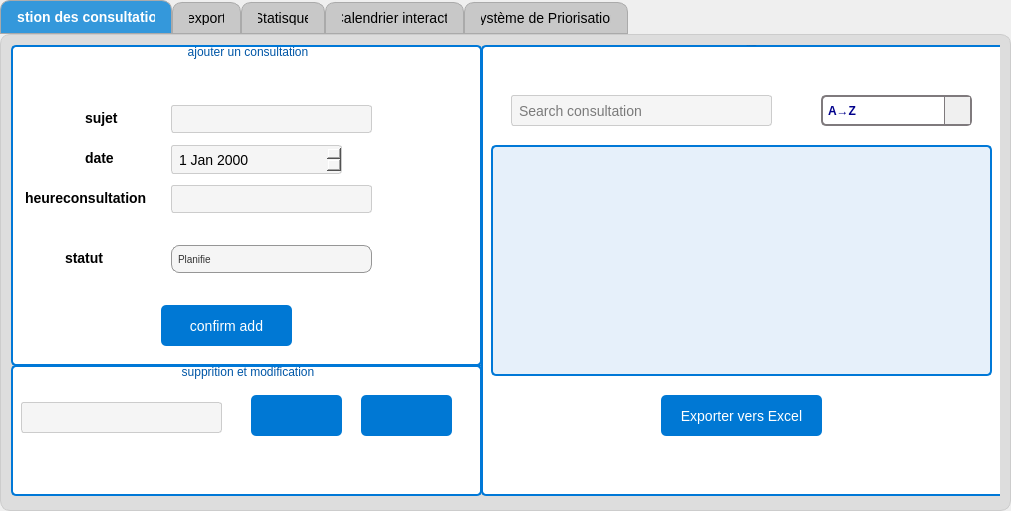
    <widget class="QTabWidget" name="tabWidget_2">
     <property name="geometry">
      <rect>
       <x>0</x>
       <y>-40</y>
       <width>1011</width>
       <height>511</height>
      </rect>
     </property>
     <property name="styleSheet">
      <string notr="true">QTabWidget::pane {
    border: 1px solid #ccc;
    background-color: rgb(221, 221, 221);
    border-radius: 10px;
    padding: 10px;
}

QTabBar::tab {
    background: rgb(200, 200, 200);
    border: 1px solid #aaa;
    border-top-left-radius: 10px;
    border-top-right-radius: 10px;
    padding: 8px 16px;
    font-size: 14px;
}

QTabBar::tab:selected {
    background: #3498db;
    color: white;
    font-weight: bold;
}

QTabBar::tab:hover {
    background: #2980b9;
    color: white;
}

QTabBar::tab:!selected {
    margin-top: 2px;
}
</string>
     </property>
     <property name="tabPosition">
      <enum>QTabWidget::TabPosition::North</enum>
     </property>
     <property name="currentIndex">
      <number>0</number>
     </property>
     <widget class="QWidget" name="tab_4">
      <attribute name="title">
       <string>Gestion des consultations</string>
      </attribute>
      <widget class="QGroupBox" name="groupBox">
       <property name="geometry">
        <rect>
         <x>0</x>
         <y>-10</y>
         <width>471</width>
         <height>331</height>
        </rect>
       </property>
       <property name="styleSheet">
        <string notr="true">QGroupBox {
    border: 2px solid #0078D7;  /* Bordure bleue */
    border-radius: 5px;         /* Coins arrondis */
    margin-top: 10px;           /* Espace au-dessus du titre */
    background-color: #ffffff;  /* Fond bleu clair */
    padding: 5px;               /* Espace interne */
}

QGroupBox::title {
    subcontrol-origin: margin;
    subcontrol-position: top center; /* Centrage du titre */
    padding: 10px 10px;
    color: #0056A6;  /* Couleur du texte */
    font-weight: bold;
    font-size: 12pt;
    background: transparent;
}
QGroupBox QLineEdit,
QGroupBox QDateEdit, 
QGroupBox QTimeEdit {
    background-color: #f5f5f5;
	color: black;
    border: 1px solid #ccc;
    padding: 5px;
    border-radius: 3px;
    font-size: 14px;
}
/* Focus sur QLineEdit, QDateEdit, QTimeEdit */
QGroupBox QLineEdit:focus, 
QGroupBox QDateEdit:focus, 
QGroupBox QTimeEdit:focus {
    border-color: #0078d4;
    background-color: #e6f0ff;
}

/* Placeholders dans les champs de texte */
QGroupBox QLineEdit::placeholder, 
QGroupBox QDateEdit::placeholder, 
QGroupBox QTimeEdit::placeholder {
    color: black; /* Définit la couleur des placeholders à noir */
    font-style: italic;
}

/* Boutons radio dans le QGroupBox */
QGroupBox QRadioButton {
    color: black;
    font-size: 14px;
}

QGroupBox QRadioButton::indicator {
    width: 15px;
    height: 15px;
    border: 2px solid #0078d4;
    background-color: #e6e6e6;  /* Arrière-plan gris clair */
    border-radius: 50%;
}

QGroupBox QRadioButton::indicator:checked {
    background-color: #0078d4;
    border: 2px solid #0078d4;
}

QGroupBox QRadioButton::indicator:unchecked {
    background-color: #e6e6e6;
    border: 2px solid #ccc;
}

/* Boutons dans le QGroupBox */
QGroupBox QPushButton {
    background-color: #0078d4;
    color: white;
    padding: 10px;
    border-radius: 5px;
    border: none;
    font-size: 14px;
    cursor: pointer;
}

QGroupBox QPushButton:hover {
    background-color: #005a9e;
}

QGroupBox QPushButton:pressed {
    background-color: #003d6a;
}

/* Progress Bar dans le QGroupBox */
QGroupBox QProgressBar {
    border: 1px solid #ccc;
    border-radius: 5px;
    text-align: center;
    background-color: #f5f5f5;
    color: black;
}

QGroupBox QProgressBar::chunk {
    background-color: #0078d4;
    border-radius: 5px;
}
QGroupBox QLabel {
    color: black;
    font-size: 14px;
    font-weight: bold;
    margin-bottom: 5px;
}

</string>
       </property>
       <property name="title">
        <string>ajouter un consultation</string>
       </property>
       <property name="flat">
        <bool>false</bool>
       </property>
       <property name="checkable">
        <bool>false</bool>
       </property>
       <widget class="QLabel" name="label_8">
        <property name="geometry">
         <rect>
          <x>70</x>
          <y>70</y>
          <width>41</width>
          <height>31</height>
         </rect>
        </property>
        <property name="cursor">
         <cursorShape>ArrowCursor</cursorShape>
        </property>
        <property name="styleSheet">
         <string notr="true">background-color: #ffffff;</string>
        </property>
        <property name="text">
         <string>sujet</string>
        </property>
       </widget>
       <widget class="QLabel" name="label_9">
        <property name="geometry">
         <rect>
          <x>10</x>
          <y>150</y>
          <width>151</width>
          <height>31</height>
         </rect>
        </property>
        <property name="cursor">
         <cursorShape>ArrowCursor</cursorShape>
        </property>
        <property name="styleSheet">
         <string notr="true">background-color: #ffffff;</string>
        </property>
        <property name="text">
         <string>heureconsultation</string>
        </property>
       </widget>
       <widget class="QLabel" name="label_11">
        <property name="geometry">
         <rect>
          <x>50</x>
          <y>210</y>
          <width>61</width>
          <height>31</height>
         </rect>
        </property>
        <property name="cursor">
         <cursorShape>ArrowCursor</cursorShape>
        </property>
        <property name="styleSheet">
         <string notr="true">background-color: #ffffff;</string>
        </property>
        <property name="text">
         <string>statut</string>
        </property>
       </widget>
       <widget class="QPushButton" name="pushButton_ajouter_Consultation">
        <property name="geometry">
         <rect>
          <x>150</x>
          <y>270</y>
          <width>131</width>
          <height>41</height>
         </rect>
        </property>
        <property name="text">
         <string>confirm add</string>
        </property>
        <property name="icon">
         <iconset resource="images.qrc">
          <normaloff>:/new/prefix1/resours.qrc/icon/6.png</normaloff>:/new/prefix1/resours.qrc/icon/6.png</iconset>
        </property>
       </widget>
       <widget class="QLineEdit" name="lineEdit_SUJET">
        <property name="geometry">
         <rect>
          <x>160</x>
          <y>70</y>
          <width>201</width>
          <height>28</height>
         </rect>
        </property>
        <property name="styleSheet">
         <string notr="true"> QLineEdit,
{
    background-color: #f5f5f5;
	color: black;
    border: 1px solid #ccc;
    padding: 5px;
    border-radius: 3px;
    font-size: 14px;
}</string>
        </property>
       </widget>
       <widget class="QLineEdit" name="lineEdit_HEURECONSULTATION">
        <property name="geometry">
         <rect>
          <x>160</x>
          <y>150</y>
          <width>201</width>
          <height>28</height>
         </rect>
        </property>
       </widget>
       <widget class="QGroupBox" name="groupBox_4">
        <property name="geometry">
         <rect>
          <x>330</x>
          <y>320</y>
          <width>491</width>
          <height>331</height>
         </rect>
        </property>
        <property name="styleSheet">
         <string notr="true">QGroupBox {
    border: 2px solid #0078D7;  /* Bordure bleue */
    border-radius: 5px;         /* Coins arrondis */
    margin-top: 10px;           /* Espace au-dessus du titre */
    background-color: #E6F0FA;  /* Fond bleu clair */
    padding: 5px;               /* Espace interne */
}

QGroupBox::title {
    subcontrol-origin: margin;
    subcontrol-position: top center; /* Centrage du titre */
    padding: 10px 10px;
    color: #0056A6;  /* Couleur du texte */
    font-weight: bold;
    font-size: 12pt;
    background: transparent;
}
</string>
        </property>
        <property name="title">
         <string>ajouter un consultation</string>
        </property>
        <property name="flat">
         <bool>false</bool>
        </property>
        <property name="checkable">
         <bool>false</bool>
        </property>
        <widget class="QLabel" name="label_10">
         <property name="geometry">
          <rect>
           <x>70</x>
           <y>70</y>
           <width>41</width>
           <height>31</height>
          </rect>
         </property>
         <property name="cursor">
          <cursorShape>ArrowCursor</cursorShape>
         </property>
         <property name="styleSheet">
          <string notr="true">background-color: #E6F0FA;</string>
         </property>
         <property name="text">
          <string>sujet</string>
         </property>
        </widget>
        <widget class="QLabel" name="label_12">
         <property name="geometry">
          <rect>
           <x>10</x>
           <y>150</y>
           <width>151</width>
           <height>31</height>
          </rect>
         </property>
         <property name="cursor">
          <cursorShape>ArrowCursor</cursorShape>
         </property>
         <property name="styleSheet">
          <string notr="true">background-color: #E6F0FA;</string>
         </property>
         <property name="text">
          <string>heureconsultation</string>
         </property>
        </widget>
        <widget class="QLabel" name="label_13">
         <property name="geometry">
          <rect>
           <x>50</x>
           <y>210</y>
           <width>61</width>
           <height>31</height>
          </rect>
         </property>
         <property name="cursor">
          <cursorShape>ArrowCursor</cursorShape>
         </property>
         <property name="styleSheet">
          <string notr="true">background-color: #E6F0FA;</string>
         </property>
         <property name="text">
          <string>statut</string>
         </property>
        </widget>
        <widget class="QLabel" name="label_17">
         <property name="geometry">
          <rect>
           <x>10</x>
           <y>270</y>
           <width>161</width>
           <height>31</height>
          </rect>
         </property>
         <property name="font">
          <font>
           <family>Segoe UI</family>
           <pointsize>-1</pointsize>
           <bold>true</bold>
          </font>
         </property>
         <property name="cursor">
          <cursorShape>ArrowCursor</cursorShape>
         </property>
         <property name="styleSheet">
          <string notr="true">background-color: #E6F0FA;</string>
         </property>
         <property name="text">
          <string>documentes jointes</string>
         </property>
        </widget>
        <widget class="QPushButton" name="pushButton_ajouter_2">
         <property name="geometry">
          <rect>
           <x>350</x>
           <y>250</y>
           <width>131</width>
           <height>41</height>
          </rect>
         </property>
         <property name="text">
          <string>confirm add</string>
         </property>
         <property name="icon">
          <iconset resource="images.qrc">
           <normaloff>:/new/prefix1/resours.qrc/icon/6.png</normaloff>:/new/prefix1/resours.qrc/icon/6.png</iconset>
         </property>
        </widget>
        <widget class="QPushButton" name="pushButton_14">
         <property name="geometry">
          <rect>
           <x>200</x>
           <y>270</y>
           <width>121</width>
           <height>31</height>
          </rect>
         </property>
         <property name="text">
          <string/>
         </property>
        </widget>
        <widget class="QLineEdit" name="lineEdit_SUJET_2">
         <property name="geometry">
          <rect>
           <x>160</x>
           <y>70</y>
           <width>201</width>
           <height>28</height>
          </rect>
         </property>
        </widget>
        <widget class="QLineEdit" name="lineEdit_STATUS_2">
         <property name="geometry">
          <rect>
           <x>160</x>
           <y>210</y>
           <width>201</width>
           <height>28</height>
          </rect>
         </property>
        </widget>
        <widget class="QLineEdit" name="lineEdit_HEURECONSULTATION_2">
         <property name="geometry">
          <rect>
           <x>160</x>
           <y>150</y>
           <width>201</width>
           <height>28</height>
          </rect>
         </property>
        </widget>
       </widget>
       <widget class="QComboBox" name="comboBox_STATUS">
        <property name="geometry">
         <rect>
          <x>160</x>
          <y>210</y>
          <width>201</width>
          <height>28</height>
         </rect>
        </property>
        <property name="styleSheet">
         <string notr="true">QComboBox {
    
	background-color: rgb(245, 245, 245);
    border: 1px solid rgb(150, 150, 150);
    border-radius: 8px;
    padding: 6px;
    font-size: 10px;
    color: #333;
    font-family: 'Segoe UI', sans-serif;
    transition: all 0.3s ease-in-out;
}

QComboBox::down-arrow {
    image: url(:/icons/black_arrow.svg);  /* Assurez-vous que l'icône est noire */
    width: 16px;
    height: 16px;
}

QComboBox:hover {
    border: 1px solid rgb(0, 122, 255);
    background-color: rgb(240, 240, 240);
    box-shadow: 0 2px 6px rgba(0, 122, 255, 0.3);
}

QComboBox:focus {
    border: 2px solid rgb(0, 122, 255);
    background-color: rgb(255, 255, 255);
    box-shadow: 0 0 8px rgba(0, 122, 255, 0.5);
}

QComboBox QAbstractItemView {
    background-color: rgb(245, 245, 245);
    border: 1px solid rgb(200, 200, 200);
    color: #333;
    selection-background-color: rgb(0, 122, 255);
    selection-color: white;
    border-radius: 8px;
    padding: 5px;
    margin-top: 2px;
    max-height: 300px;
}

QComboBox::drop-down {
    border: none;
    background-color: transparent;
}

QComboBox QAbstractItemView::item {
    padding: 8px;
    color: #555;
    font-size: 14px;
    transition: background-color 0.2s ease;
}

QComboBox QAbstractItemView::item:selected {
    background-color: rgb(0, 122, 255);
    color: white;
    font-weight: bold;
}

QComboBox QAbstractItemView::item:hover {
    background-color: rgb(0, 122, 255);  /* Survol des éléments */
    color: white;
}

/* Ajout de la couleur pour l'élément sélectionné */
QComboBox::item:selected {
    background-color: rgb(0, 122, 255);  /* Assurez-vous que la couleur de fond de l'élément sélectionné est bien bleue */
    color: white;  /* Le texte doit être blanc */
}

</string>
        </property>
        <item>
         <property name="text">
          <string>Planifie</string>
         </property>
        </item>
        <item>
         <property name="text">
          <string>En cours</string>
         </property>
        </item>
        <item>
         <property name="text">
          <string>Termine</string>
         </property>
        </item>
        <item>
         <property name="text">
          <string>Annule</string>
         </property>
        </item>
       </widget>
       <widget class="QDateEdit" name="dateEdit">
        <property name="geometry">
         <rect>
          <x>160</x>
          <y>110</y>
          <width>171</width>
          <height>29</height>
         </rect>
        </property>
       </widget>
       <widget class="QLabel" name="label_16">
        <property name="geometry">
         <rect>
          <x>70</x>
          <y>110</y>
          <width>41</width>
          <height>31</height>
         </rect>
        </property>
        <property name="cursor">
         <cursorShape>ArrowCursor</cursorShape>
        </property>
        <property name="styleSheet">
         <string notr="true">background-color: #ffffff;</string>
        </property>
        <property name="text">
         <string>date</string>
        </property>
       </widget>
      </widget>
      <widget class="QGroupBox" name="groupBox_2">
       <property name="geometry">
        <rect>
         <x>470</x>
         <y>-10</y>
         <width>541</width>
         <height>461</height>
        </rect>
       </property>
       <property name="font">
        <font>
         <family>Segoe UI</family>
         <pointsize>-1</pointsize>
        </font>
       </property>
       <property name="styleSheet">
        <string notr="true">QGroupBox {
    border: 2px solid #0078D7;  /* Bordure bleue */
    border-radius: 5px;         /* Coins arrondis */
    margin-top: 10px;           /* Espace au-dessus du titre */
    background-color: #ffffff;  /* Fond bleu clair */
    padding: 5px;               /* Espace interne */
}

QGroupBox::title {
    subcontrol-origin: margin;
    subcontrol-position: top center; /* Centrage du titre */
    padding: 10px 10px;
    color: #0056A6;  /* Couleur du texte */
    font-weight: bold;
    font-size: 12pt;
    background: transparent;
}
QGroupBox QLineEdit,
QGroupBox QDateEdit, 
QGroupBox QTimeEdit {
    background-color: #f5f5f5;
	color: black;
    border: 1px solid #ccc;
    padding: 5px;
    border-radius: 3px;
    font-size: 14px;
}
/* Focus sur QLineEdit, QDateEdit, QTimeEdit */
QGroupBox QLineEdit:focus, 
QGroupBox QDateEdit:focus, 
QGroupBox QTimeEdit:focus {
    border-color: #0078d4;
    background-color: #e6f0ff;
}

/* Placeholders dans les champs de texte */
QGroupBox QLineEdit::placeholder, 
QGroupBox QDateEdit::placeholder, 
QGroupBox QTimeEdit::placeholder {
    color: black; /* Définit la couleur des placeholders à noir */
    font-style: italic;
}

/* Boutons radio dans le QGroupBox */
QGroupBox QRadioButton {
    color: black;
    font-size: 14px;
}

QGroupBox QRadioButton::indicator {
    width: 15px;
    height: 15px;
    border: 2px solid #0078d4;
    background-color: #e6e6e6;  /* Arrière-plan gris clair */
    border-radius: 50%;
}

QGroupBox QRadioButton::indicator:checked {
    background-color: #0078d4;
    border: 2px solid #0078d4;
}

QGroupBox QRadioButton::indicator:unchecked {
    background-color: #e6e6e6;
    border: 2px solid #ccc;
}

/* Boutons dans le QGroupBox */
QGroupBox QPushButton {
    background-color: #0078d4;
    color: white;
    padding: 10px;
    border-radius: 5px;
    border: none;
    font-size: 14px;
    cursor: pointer;
}

QGroupBox QPushButton:hover {
    background-color: #005a9e;
}

QGroupBox QPushButton:pressed {
    background-color: #003d6a;
}

/* Progress Bar dans le QGroupBox */
QGroupBox QProgressBar {
    border: 1px solid #ccc;
    border-radius: 5px;
    text-align: center;
    background-color: #f5f5f5;
    color: black;
}

QGroupBox QProgressBar::chunk {
    background-color: #0078d4;
    border-radius: 5px;
}
QGroupBox QLabel {
    color: black;
    font-size: 14px;
    font-weight: bold;
    margin-bottom: 5px;
}

</string>
       </property>
       <property name="title">
        <string>Liste des consultations</string>
       </property>
       <property name="flat">
        <bool>false</bool>
       </property>
       <property name="checkable">
        <bool>false</bool>
       </property>
       <widget class="QPushButton" name="pushButton_exporter_exel">
        <property name="geometry">
         <rect>
          <x>180</x>
          <y>360</y>
          <width>161</width>
          <height>41</height>
         </rect>
        </property>
        <property name="text">
         <string>Exporter vers Excel</string>
        </property>
       </widget>
       <widget class="QLineEdit" name="lineEdit_rechercge">
        <property name="geometry">
         <rect>
          <x>30</x>
          <y>60</y>
          <width>261</width>
          <height>31</height>
         </rect>
        </property>
        <property name="styleSheet">
         <string notr="true">QGroupBox {
    border: 2px solid #0078D7;  /* Bordure bleue */
    border-radius: 5px;         /* Coins arrondis */
    margin-top: 10px;           /* Espace au-dessus du titre */
    background-color: #E6F0FA;  /* Fond bleu clair */
    padding: 5px;               /* Espace interne */
}

QGroupBox::title {
    subcontrol-origin: margin;
    subcontrol-position: top center; /* Centrage du titre */
    padding: 10px 10px;
    color: #0056A6;  /* Couleur du texte */
    font-weight: bold;
    font-size: 12pt;
    background: transparent;
}
</string>
        </property>
        <property name="placeholderText">
         <string>Search consultation</string>
        </property>
       </widget>
       <widget class="QComboBox" name="comboBox_tri">
        <property name="geometry">
         <rect>
          <x>340</x>
          <y>60</y>
          <width>151</width>
          <height>31</height>
         </rect>
        </property>
        <property name="mouseTracking">
         <bool>false</bool>
        </property>
        <property name="tabletTracking">
         <bool>false</bool>
        </property>
        <property name="acceptDrops">
         <bool>false</bool>
        </property>
        <property name="autoFillBackground">
         <bool>false</bool>
        </property>
        <property name="styleSheet">
         <string notr="true">QComboBox {
    color: darkblue;
    border: 2px solid #7f7a7d;
    border-radius: 5px;
    padding: 5px;
    background-color: white;
    font-weight: bold;
}

QComboBox::drop-down {
    subcontrol-origin: padding;
    subcontrol-position: top right;
    width: 25px;
    border-left: 1px solid #7f7a7d;
    background-color: #f0f0f0;
}

QComboBox::down-arrow {
    image: url(:/icons/arrow-down.png); /* يمكنك وضع أيقونة السهم الخاصة بك هنا */
    width: 12px;
    height: 12px;
}

QComboBox QAbstractItemView {
    background-color: white;
    selection-background-color: darkblue;
    selection-color: white;
    border: 1px solid #7f7a7d;
    outline: 0;
}

</string>
        </property>
        <property name="editable">
         <bool>false</bool>
        </property>
        <property name="sizeAdjustPolicy">
         <enum>QComboBox::SizeAdjustPolicy::AdjustToMinimumContentsLengthWithIcon</enum>
        </property>
        <property name="duplicatesEnabled">
         <bool>false</bool>
        </property>
        <property name="frame">
         <bool>true</bool>
        </property>
        <item>
         <property name="text">
          <string>A→Z </string>
         </property>
        </item>
        <item>
         <property name="text">
          <string>Z→A</string>
         </property>
        </item>
        <item>
         <property name="text">
          <string>Les plus récents d'abord</string>
         </property>
        </item>
        <item>
         <property name="text">
          <string>Les plus anciens d'abord</string>
         </property>
        </item>
       </widget>
       <widget class="QTableView" name="tableView">
        <property name="geometry">
         <rect>
          <x>10</x>
          <y>110</y>
          <width>501</width>
          <height>231</height>
         </rect>
        </property>
        <property name="styleSheet">
         <string notr="true">QTableView {
    background-color: #E6F0FA; /* Fond bleu clair */
    border: 2px solid #0078D7; /* Bordure bleue */
    border-radius: 5px; /* Coins arrondis */
    padding: 5px;
    gridline-color: #0078D7; /* Couleur des lignes de la grille */
    selection-background-color: #0078D7; /* Fond bleu sélection */
    selection-color: white; /* Texte blanc en sélection */
    outline: none;
}

QHeaderView::section {
    background-color: #0078D7; /* Fond bleu pour les en-têtes */
    color: white; /* Texte blanc */
    padding: 5px;
    border: 1px solid #0056A6;
    font-weight: bold;
}

QTableView::item {
    background-color: white; /* Fond des éléments */
    color: #0056A6; /* Texte bleu */
    padding: 5px;
    border-radius: 3px;
}

QTableView::item:selected {
    background-color: #0078D7; /* Fond bleu sélection */
    color: white; /* Texte blanc */
    font-weight: bold;
}

QTableView::item:hover {
    background-color: #ADD8E6; /* Bleu clair au survol */
    color: black;
}
</string>
        </property>
        <property name="sortingEnabled">
         <bool>true</bool>
        </property>
       </widget>
      </widget>
      <widget class="QGroupBox" name="groupBox_5">
       <property name="geometry">
        <rect>
         <x>0</x>
         <y>310</y>
         <width>471</width>
         <height>141</height>
        </rect>
       </property>
       <property name="styleSheet">
        <string notr="true">QGroupBox {
    border: 2px solid #0078D7;  /* Bordure bleue */
    border-radius: 5px;         /* Coins arrondis */
    margin-top: 10px;           /* Espace au-dessus du titre */
    background-color: #ffffff;  /* Fond bleu clair */
    padding: 5px;               /* Espace interne */
}

QGroupBox::title {
    subcontrol-origin: margin;
    subcontrol-position: top center; /* Centrage du titre */
    padding: 10px 10px;
    color: #0056A6;  /* Couleur du texte */
    font-weight: bold;
    font-size: 12pt;
    background: transparent;
}
QGroupBox QLineEdit,
QGroupBox QDateEdit, 
QGroupBox QTimeEdit {
    background-color: #f5f5f5;
	color: black;
    border: 1px solid #ccc;
    padding: 5px;
    border-radius: 3px;
    font-size: 14px;
}
/* Focus sur QLineEdit, QDateEdit, QTimeEdit */
QGroupBox QLineEdit:focus, 
QGroupBox QDateEdit:focus, 
QGroupBox QTimeEdit:focus {
    border-color: #0078d4;
    background-color: #e6f0ff;
}

/* Placeholders dans les champs de texte */
QGroupBox QLineEdit::placeholder, 
QGroupBox QDateEdit::placeholder, 
QGroupBox QTimeEdit::placeholder {
    color: black; /* Définit la couleur des placeholders à noir */
    font-style: italic;
}

/* Boutons radio dans le QGroupBox */
QGroupBox QRadioButton {
    color: black;
    font-size: 14px;
}

QGroupBox QRadioButton::indicator {
    width: 15px;
    height: 15px;
    border: 2px solid #0078d4;
    background-color: #e6e6e6;  /* Arrière-plan gris clair */
    border-radius: 50%;
}

QGroupBox QRadioButton::indicator:checked {
    background-color: #0078d4;
    border: 2px solid #0078d4;
}

QGroupBox QRadioButton::indicator:unchecked {
    background-color: #e6e6e6;
    border: 2px solid #ccc;
}

/* Boutons dans le QGroupBox */
QGroupBox QPushButton {
    background-color: #0078d4;
    color: white;
    padding: 10px;
    border-radius: 5px;
    border: none;
    font-size: 14px;
    cursor: pointer;
}

QGroupBox QPushButton:hover {
    background-color: #005a9e;
}

QGroupBox QPushButton:pressed {
    background-color: #003d6a;
}

/* Progress Bar dans le QGroupBox */
QGroupBox QProgressBar {
    border: 1px solid #ccc;
    border-radius: 5px;
    text-align: center;
    background-color: #f5f5f5;
    color: black;
}

QGroupBox QProgressBar::chunk {
    background-color: #0078d4;
    border-radius: 5px;
}
QGroupBox QLabel {
    color: black;
    font-size: 14px;
    font-weight: bold;
    margin-bottom: 5px;
}

</string>
       </property>
       <property name="title">
        <string>supprition et modification</string>
       </property>
       <property name="flat">
        <bool>false</bool>
       </property>
       <property name="checkable">
        <bool>false</bool>
       </property>
       <widget class="QGroupBox" name="groupBox_6">
        <property name="geometry">
         <rect>
          <x>330</x>
          <y>320</y>
          <width>491</width>
          <height>331</height>
         </rect>
        </property>
        <property name="styleSheet">
         <string notr="true">QGroupBox {
    border: 2px solid #0078D7;  /* Bordure bleue */
    border-radius: 5px;         /* Coins arrondis */
    margin-top: 10px;           /* Espace au-dessus du titre */
    background-color: #E6F0FA;  /* Fond bleu clair */
    padding: 5px;               /* Espace interne */
}

QGroupBox::title {
    subcontrol-origin: margin;
    subcontrol-position: top center; /* Centrage du titre */
    padding: 10px 10px;
    color: #0056A6;  /* Couleur du texte */
    font-weight: bold;
    font-size: 12pt;
    background: transparent;
}
</string>
        </property>
        <property name="title">
         <string>ajouter un consultation</string>
        </property>
        <property name="flat">
         <bool>false</bool>
        </property>
        <property name="checkable">
         <bool>false</bool>
        </property>
        <widget class="QLabel" name="label_22">
         <property name="geometry">
          <rect>
           <x>70</x>
           <y>70</y>
           <width>41</width>
           <height>31</height>
          </rect>
         </property>
         <property name="cursor">
          <cursorShape>ArrowCursor</cursorShape>
         </property>
         <property name="styleSheet">
          <string notr="true">background-color: #E6F0FA;</string>
         </property>
         <property name="text">
          <string>sujet</string>
         </property>
        </widget>
        <widget class="QLabel" name="label_23">
         <property name="geometry">
          <rect>
           <x>10</x>
           <y>150</y>
           <width>151</width>
           <height>31</height>
          </rect>
         </property>
         <property name="cursor">
          <cursorShape>ArrowCursor</cursorShape>
         </property>
         <property name="styleSheet">
          <string notr="true">background-color: #E6F0FA;</string>
         </property>
         <property name="text">
          <string>heureconsultation</string>
         </property>
        </widget>
        <widget class="QLabel" name="label_24">
         <property name="geometry">
          <rect>
           <x>50</x>
           <y>210</y>
           <width>61</width>
           <height>31</height>
          </rect>
         </property>
         <property name="cursor">
          <cursorShape>ArrowCursor</cursorShape>
         </property>
         <property name="styleSheet">
          <string notr="true">background-color: #E6F0FA;</string>
         </property>
         <property name="text">
          <string>statut</string>
         </property>
        </widget>
        <widget class="QLabel" name="label_25">
         <property name="geometry">
          <rect>
           <x>10</x>
           <y>270</y>
           <width>161</width>
           <height>31</height>
          </rect>
         </property>
         <property name="font">
          <font>
           <family>Segoe UI</family>
           <pointsize>-1</pointsize>
           <bold>true</bold>
          </font>
         </property>
         <property name="cursor">
          <cursorShape>ArrowCursor</cursorShape>
         </property>
         <property name="styleSheet">
          <string notr="true">background-color: #E6F0FA;</string>
         </property>
         <property name="text">
          <string>documentes jointes</string>
         </property>
        </widget>
        <widget class="QPushButton" name="pushButton_ajouter_4">
         <property name="geometry">
          <rect>
           <x>350</x>
           <y>250</y>
           <width>131</width>
           <height>41</height>
          </rect>
         </property>
         <property name="text">
          <string>confirm add</string>
         </property>
         <property name="icon">
          <iconset resource="images.qrc">
           <normaloff>:/new/prefix1/resours.qrc/icon/6.png</normaloff>:/new/prefix1/resours.qrc/icon/6.png</iconset>
         </property>
        </widget>
        <widget class="QPushButton" name="pushButton_16">
         <property name="geometry">
          <rect>
           <x>200</x>
           <y>270</y>
           <width>121</width>
           <height>31</height>
          </rect>
         </property>
         <property name="text">
          <string/>
         </property>
        </widget>
        <widget class="QLineEdit" name="lineEdit_SUJET_4">
         <property name="geometry">
          <rect>
           <x>160</x>
           <y>70</y>
           <width>201</width>
           <height>28</height>
          </rect>
         </property>
        </widget>
        <widget class="QLineEdit" name="lineEdit_STATUS_4">
         <property name="geometry">
          <rect>
           <x>160</x>
           <y>210</y>
           <width>201</width>
           <height>28</height>
          </rect>
         </property>
        </widget>
        <widget class="QLineEdit" name="lineEdit_HEURECONSULTATION_4">
         <property name="geometry">
          <rect>
           <x>160</x>
           <y>150</y>
           <width>201</width>
           <height>28</height>
          </rect>
         </property>
        </widget>
       </widget>
       <widget class="QPushButton" name="pushButton_supprimer_Consultation">
        <property name="geometry">
         <rect>
          <x>240</x>
          <y>40</y>
          <width>91</width>
          <height>41</height>
         </rect>
        </property>
        <property name="text">
         <string/>
        </property>
        <property name="icon">
         <iconset resource="images.qrc">
          <normaloff>:/new/prefix1/resours.qrc/icon/3.png</normaloff>:/new/prefix1/resours.qrc/icon/3.png</iconset>
        </property>
       </widget>
       <widget class="QLineEdit" name="lineEdit_supprtion_modifier_Consultation">
        <property name="geometry">
         <rect>
          <x>10</x>
          <y>47</y>
          <width>201</width>
          <height>31</height>
         </rect>
        </property>
       </widget>
       <widget class="QPushButton" name="pushButton_modifier_Consultation">
        <property name="geometry">
         <rect>
          <x>350</x>
          <y>40</y>
          <width>91</width>
          <height>41</height>
         </rect>
        </property>
        <property name="text">
         <string/>
        </property>
        <property name="icon">
         <iconset resource="images.qrc">
          <normaloff>:/new/prefix1/resours.qrc/icon/1.png</normaloff>:/new/prefix1/resours.qrc/icon/1.png</iconset>
        </property>
       </widget>
      </widget>
     </widget>
     <widget class="QWidget" name="tab_7">
      <attribute name="title">
       <string>export</string>
      </attribute>
     </widget>
     <widget class="QWidget" name="tab_8">
      <attribute name="title">
       <string>Statisque</string>
      </attribute>
     </widget>
     <widget class="QWidget" name="tab_9">
      <attribute name="title">
       <string>Calendrier interactif</string>
      </attribute>
     </widget>
     <widget class="QWidget" name="tab_10">
      <attribute name="title">
       <string>Système de Priorisation </string>
      </attribute>
     </widget>
    </widget>
